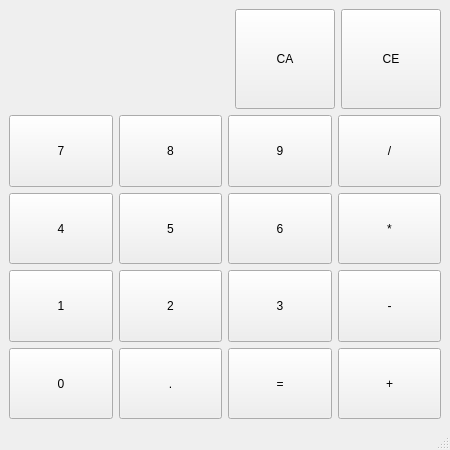
<?xml version="1.0" encoding="UTF-8"?>
<ui version="4.0">
 <class>MainWindow</class>
 <widget class="QMainWindow" name="MainWindow">
  <property name="geometry">
   <rect>
    <x>0</x>
    <y>0</y>
    <width>450</width>
    <height>450</height>
   </rect>
  </property>
  <property name="sizePolicy">
   <sizepolicy hsizetype="Fixed" vsizetype="Fixed">
    <horstretch>0</horstretch>
    <verstretch>0</verstretch>
   </sizepolicy>
  </property>
  <property name="minimumSize">
   <size>
    <width>450</width>
    <height>450</height>
   </size>
  </property>
  <property name="maximumSize">
   <size>
    <width>700</width>
    <height>700</height>
   </size>
  </property>
  <property name="windowTitle">
   <string>MainWindow</string>
  </property>
  <widget class="QWidget" name="centralwidget">
   <property name="enabled">
    <bool>true</bool>
   </property>
   <property name="sizePolicy">
    <sizepolicy hsizetype="Fixed" vsizetype="Fixed">
     <horstretch>0</horstretch>
     <verstretch>0</verstretch>
    </sizepolicy>
   </property>
   <property name="baseSize">
    <size>
     <width>100</width>
     <height>100</height>
    </size>
   </property>
   <layout class="QVBoxLayout" name="verticalLayout_4">
    <item>
     <layout class="QVBoxLayout" name="verticalLayout_3">
      <property name="sizeConstraint">
       <enum>QLayout::SetFixedSize</enum>
      </property>
      <item>
       <layout class="QHBoxLayout" name="input_form_layout">
        <item>
         <widget class="QLabel" name="input">
          <property name="sizePolicy">
           <sizepolicy hsizetype="Minimum" vsizetype="Preferred">
            <horstretch>0</horstretch>
            <verstretch>0</verstretch>
           </sizepolicy>
          </property>
          <property name="text">
           <string/>
          </property>
          <property name="textFormat">
           <enum>Qt::PlainText</enum>
          </property>
          <property name="alignment">
           <set>Qt::AlignRight|Qt::AlignTrailing|Qt::AlignVCenter</set>
          </property>
         </widget>
        </item>
        <item>
         <widget class="QPushButton" name="pushButton_delete_all">
          <property name="sizePolicy">
           <sizepolicy hsizetype="Fixed" vsizetype="Fixed">
            <horstretch>0</horstretch>
            <verstretch>0</verstretch>
           </sizepolicy>
          </property>
          <property name="minimumSize">
           <size>
            <width>100</width>
            <height>100</height>
           </size>
          </property>
          <property name="text">
           <string>CA</string>
          </property>
         </widget>
        </item>
        <item>
         <widget class="QPushButton" name="pushButton_delete_element">
          <property name="sizePolicy">
           <sizepolicy hsizetype="Fixed" vsizetype="Fixed">
            <horstretch>0</horstretch>
            <verstretch>0</verstretch>
           </sizepolicy>
          </property>
          <property name="minimumSize">
           <size>
            <width>100</width>
            <height>100</height>
           </size>
          </property>
          <property name="text">
           <string>CE</string>
          </property>
         </widget>
        </item>
       </layout>
      </item>
      <item>
       <layout class="QGridLayout" name="gridLayout">
        <item row="2" column="1">
         <widget class="QPushButton" name="pushButton_2">
          <property name="sizePolicy">
           <sizepolicy hsizetype="Minimum" vsizetype="Expanding">
            <horstretch>0</horstretch>
            <verstretch>0</verstretch>
           </sizepolicy>
          </property>
          <property name="text">
           <string>2</string>
          </property>
         </widget>
        </item>
        <item row="2" column="3">
         <widget class="QPushButton" name="pushButton_minus">
          <property name="sizePolicy">
           <sizepolicy hsizetype="Minimum" vsizetype="Expanding">
            <horstretch>0</horstretch>
            <verstretch>0</verstretch>
           </sizepolicy>
          </property>
          <property name="text">
           <string>-</string>
          </property>
         </widget>
        </item>
        <item row="3" column="3">
         <widget class="QPushButton" name="pushButton_plus">
          <property name="sizePolicy">
           <sizepolicy hsizetype="Minimum" vsizetype="Expanding">
            <horstretch>0</horstretch>
            <verstretch>0</verstretch>
           </sizepolicy>
          </property>
          <property name="text">
           <string>+</string>
          </property>
         </widget>
        </item>
        <item row="3" column="1">
         <widget class="QPushButton" name="pushButton_dot">
          <property name="sizePolicy">
           <sizepolicy hsizetype="Minimum" vsizetype="Expanding">
            <horstretch>0</horstretch>
            <verstretch>0</verstretch>
           </sizepolicy>
          </property>
          <property name="text">
           <string>.</string>
          </property>
         </widget>
        </item>
        <item row="1" column="0">
         <widget class="QPushButton" name="pushButton_4">
          <property name="sizePolicy">
           <sizepolicy hsizetype="Minimum" vsizetype="Expanding">
            <horstretch>0</horstretch>
            <verstretch>0</verstretch>
           </sizepolicy>
          </property>
          <property name="text">
           <string>4</string>
          </property>
         </widget>
        </item>
        <item row="2" column="0">
         <widget class="QPushButton" name="pushButton_1">
          <property name="sizePolicy">
           <sizepolicy hsizetype="Minimum" vsizetype="Expanding">
            <horstretch>0</horstretch>
            <verstretch>0</verstretch>
           </sizepolicy>
          </property>
          <property name="text">
           <string>1</string>
          </property>
         </widget>
        </item>
        <item row="1" column="3">
         <widget class="QPushButton" name="pushButton_multiplication">
          <property name="sizePolicy">
           <sizepolicy hsizetype="Minimum" vsizetype="Expanding">
            <horstretch>0</horstretch>
            <verstretch>0</verstretch>
           </sizepolicy>
          </property>
          <property name="text">
           <string>*</string>
          </property>
         </widget>
        </item>
        <item row="3" column="0">
         <widget class="QPushButton" name="pushButton_0">
          <property name="sizePolicy">
           <sizepolicy hsizetype="Minimum" vsizetype="Expanding">
            <horstretch>0</horstretch>
            <verstretch>0</verstretch>
           </sizepolicy>
          </property>
          <property name="text">
           <string>0</string>
          </property>
         </widget>
        </item>
        <item row="3" column="2">
         <widget class="QPushButton" name="pushButton_equals">
          <property name="sizePolicy">
           <sizepolicy hsizetype="Minimum" vsizetype="Expanding">
            <horstretch>0</horstretch>
            <verstretch>0</verstretch>
           </sizepolicy>
          </property>
          <property name="text">
           <string>=</string>
          </property>
         </widget>
        </item>
        <item row="1" column="1">
         <widget class="QPushButton" name="pushButton_5">
          <property name="sizePolicy">
           <sizepolicy hsizetype="Minimum" vsizetype="Expanding">
            <horstretch>0</horstretch>
            <verstretch>0</verstretch>
           </sizepolicy>
          </property>
          <property name="text">
           <string>5</string>
          </property>
         </widget>
        </item>
        <item row="0" column="3">
         <widget class="QPushButton" name="pushButton_division">
          <property name="sizePolicy">
           <sizepolicy hsizetype="Minimum" vsizetype="Expanding">
            <horstretch>0</horstretch>
            <verstretch>0</verstretch>
           </sizepolicy>
          </property>
          <property name="text">
           <string>/</string>
          </property>
         </widget>
        </item>
        <item row="0" column="1">
         <widget class="QPushButton" name="pushButton_8">
          <property name="sizePolicy">
           <sizepolicy hsizetype="Minimum" vsizetype="Expanding">
            <horstretch>0</horstretch>
            <verstretch>0</verstretch>
           </sizepolicy>
          </property>
          <property name="text">
           <string>8</string>
          </property>
         </widget>
        </item>
        <item row="0" column="0">
         <widget class="QPushButton" name="pushButton_7">
          <property name="sizePolicy">
           <sizepolicy hsizetype="Minimum" vsizetype="Expanding">
            <horstretch>0</horstretch>
            <verstretch>0</verstretch>
           </sizepolicy>
          </property>
          <property name="text">
           <string>7</string>
          </property>
         </widget>
        </item>
        <item row="0" column="2">
         <widget class="QPushButton" name="pushButton_9">
          <property name="sizePolicy">
           <sizepolicy hsizetype="Minimum" vsizetype="Expanding">
            <horstretch>0</horstretch>
            <verstretch>0</verstretch>
           </sizepolicy>
          </property>
          <property name="text">
           <string>9</string>
          </property>
         </widget>
        </item>
        <item row="2" column="2">
         <widget class="QPushButton" name="pushButton_3">
          <property name="sizePolicy">
           <sizepolicy hsizetype="Minimum" vsizetype="Expanding">
            <horstretch>0</horstretch>
            <verstretch>0</verstretch>
           </sizepolicy>
          </property>
          <property name="text">
           <string>3</string>
          </property>
         </widget>
        </item>
        <item row="1" column="2">
         <widget class="QPushButton" name="pushButton_6">
          <property name="sizePolicy">
           <sizepolicy hsizetype="Minimum" vsizetype="Expanding">
            <horstretch>0</horstretch>
            <verstretch>0</verstretch>
           </sizepolicy>
          </property>
          <property name="text">
           <string>6</string>
          </property>
         </widget>
        </item>
       </layout>
      </item>
     </layout>
    </item>
   </layout>
  </widget>
  <widget class="QStatusBar" name="statusbar"/>
 </widget>
 <resources/>
 <connections>
  <connection>
   <sender>pushButton_7</sender>
   <signal>clicked()</signal>
   <receiver>MainWindow</receiver>
   <slot>add7()</slot>
   <hints>
    <hint type="sourcelabel">
     <x>38</x>
     <y>155</y>
    </hint>
    <hint type="destinationlabel">
     <x>81</x>
     <y>420</y>
    </hint>
   </hints>
  </connection>
  <connection>
   <sender>pushButton_8</sender>
   <signal>clicked()</signal>
   <receiver>MainWindow</receiver>
   <slot>add8()</slot>
   <hints>
    <hint type="sourcelabel">
     <x>178</x>
     <y>162</y>
    </hint>
    <hint type="destinationlabel">
     <x>199</x>
     <y>424</y>
    </hint>
   </hints>
  </connection>
  <connection>
   <sender>pushButton_9</sender>
   <signal>clicked()</signal>
   <receiver>MainWindow</receiver>
   <slot>add9()</slot>
   <hints>
    <hint type="sourcelabel">
     <x>274</x>
     <y>155</y>
    </hint>
    <hint type="destinationlabel">
     <x>309</x>
     <y>427</y>
    </hint>
   </hints>
  </connection>
  <connection>
   <sender>pushButton_4</sender>
   <signal>clicked()</signal>
   <receiver>MainWindow</receiver>
   <slot>add4()</slot>
   <hints>
    <hint type="sourcelabel">
     <x>82</x>
     <y>238</y>
    </hint>
    <hint type="destinationlabel">
     <x>108</x>
     <y>267</y>
    </hint>
   </hints>
  </connection>
  <connection>
   <sender>pushButton_5</sender>
   <signal>clicked()</signal>
   <receiver>MainWindow</receiver>
   <slot>add5()</slot>
   <hints>
    <hint type="sourcelabel">
     <x>166</x>
     <y>234</y>
    </hint>
    <hint type="destinationlabel">
     <x>216</x>
     <y>269</y>
    </hint>
   </hints>
  </connection>
  <connection>
   <sender>pushButton_6</sender>
   <signal>clicked()</signal>
   <receiver>MainWindow</receiver>
   <slot>add6()</slot>
   <hints>
    <hint type="sourcelabel">
     <x>317</x>
     <y>248</y>
    </hint>
    <hint type="destinationlabel">
     <x>348</x>
     <y>267</y>
    </hint>
   </hints>
  </connection>
  <connection>
   <sender>pushButton_1</sender>
   <signal>clicked()</signal>
   <receiver>MainWindow</receiver>
   <slot>add1()</slot>
   <hints>
    <hint type="sourcelabel">
     <x>59</x>
     <y>302</y>
    </hint>
    <hint type="destinationlabel">
     <x>113</x>
     <y>345</y>
    </hint>
   </hints>
  </connection>
  <connection>
   <sender>pushButton_2</sender>
   <signal>clicked()</signal>
   <receiver>MainWindow</receiver>
   <slot>add2()</slot>
   <hints>
    <hint type="sourcelabel">
     <x>184</x>
     <y>311</y>
    </hint>
    <hint type="destinationlabel">
     <x>228</x>
     <y>346</y>
    </hint>
   </hints>
  </connection>
  <connection>
   <sender>pushButton_3</sender>
   <signal>clicked()</signal>
   <receiver>MainWindow</receiver>
   <slot>add3()</slot>
   <hints>
    <hint type="sourcelabel">
     <x>295</x>
     <y>306</y>
    </hint>
    <hint type="destinationlabel">
     <x>335</x>
     <y>346</y>
    </hint>
   </hints>
  </connection>
  <connection>
   <sender>pushButton_0</sender>
   <signal>clicked()</signal>
   <receiver>MainWindow</receiver>
   <slot>add0()</slot>
   <hints>
    <hint type="sourcelabel">
     <x>46</x>
     <y>366</y>
    </hint>
    <hint type="destinationlabel">
     <x>134</x>
     <y>419</y>
    </hint>
   </hints>
  </connection>
  <connection>
   <sender>pushButton_dot</sender>
   <signal>clicked()</signal>
   <receiver>MainWindow</receiver>
   <slot>add_dot()</slot>
   <hints>
    <hint type="sourcelabel">
     <x>193</x>
     <y>380</y>
    </hint>
    <hint type="destinationlabel">
     <x>367</x>
     <y>425</y>
    </hint>
   </hints>
  </connection>
  <connection>
   <sender>pushButton_minus</sender>
   <signal>clicked()</signal>
   <receiver>MainWindow</receiver>
   <slot>add_minus()</slot>
   <hints>
    <hint type="sourcelabel">
     <x>423</x>
     <y>300</y>
    </hint>
    <hint type="destinationlabel">
     <x>335</x>
     <y>191</y>
    </hint>
   </hints>
  </connection>
  <connection>
   <sender>pushButton_multiplication</sender>
   <signal>clicked()</signal>
   <receiver>MainWindow</receiver>
   <slot>add_multiplication()</slot>
   <hints>
    <hint type="sourcelabel">
     <x>365</x>
     <y>229</y>
    </hint>
    <hint type="destinationlabel">
     <x>325</x>
     <y>114</y>
    </hint>
   </hints>
  </connection>
  <connection>
   <sender>pushButton_division</sender>
   <signal>clicked()</signal>
   <receiver>MainWindow</receiver>
   <slot>add_derivative()</slot>
   <hints>
    <hint type="sourcelabel">
     <x>406</x>
     <y>142</y>
    </hint>
    <hint type="destinationlabel">
     <x>408</x>
     <y>111</y>
    </hint>
   </hints>
  </connection>
  <connection>
   <sender>pushButton_plus</sender>
   <signal>clicked()</signal>
   <receiver>MainWindow</receiver>
   <slot>add_plus()</slot>
   <hints>
    <hint type="sourcelabel">
     <x>425</x>
     <y>391</y>
    </hint>
    <hint type="destinationlabel">
     <x>443</x>
     <y>384</y>
    </hint>
   </hints>
  </connection>
  <connection>
   <sender>pushButton_equals</sender>
   <signal>clicked()</signal>
   <receiver>MainWindow</receiver>
   <slot>evaluate()</slot>
   <hints>
    <hint type="sourcelabel">
     <x>293</x>
     <y>373</y>
    </hint>
    <hint type="destinationlabel">
     <x>263</x>
     <y>418</y>
    </hint>
   </hints>
  </connection>
  <connection>
   <sender>pushButton_delete_element</sender>
   <signal>clicked()</signal>
   <receiver>MainWindow</receiver>
   <slot>deleteElement()</slot>
   <hints>
    <hint type="sourcelabel">
     <x>348</x>
     <y>55</y>
    </hint>
    <hint type="destinationlabel">
     <x>269</x>
     <y>7</y>
    </hint>
   </hints>
  </connection>
  <connection>
   <sender>pushButton_delete_all</sender>
   <signal>clicked()</signal>
   <receiver>MainWindow</receiver>
   <slot>deleteAll()</slot>
   <hints>
    <hint type="sourcelabel">
     <x>292</x>
     <y>66</y>
    </hint>
    <hint type="destinationlabel">
     <x>106</x>
     <y>3</y>
    </hint>
   </hints>
  </connection>
 </connections>
 <slots>
  <slot>add0()</slot>
  <slot>add1()</slot>
  <slot>add2()</slot>
  <slot>add3()</slot>
  <slot>add4()</slot>
  <slot>add5()</slot>
  <slot>add6()</slot>
  <slot>add7()</slot>
  <slot>add8()</slot>
  <slot>add9()</slot>
  <slot>add_derivative()</slot>
  <slot>add_multiplication()</slot>
  <slot>add_minus()</slot>
  <slot>add_plus()</slot>
  <slot>add_dot()</slot>
  <slot>evaluate()</slot>
  <slot>deleteElement()</slot>
  <slot>deleteAll()</slot>
 </slots>
</ui>
